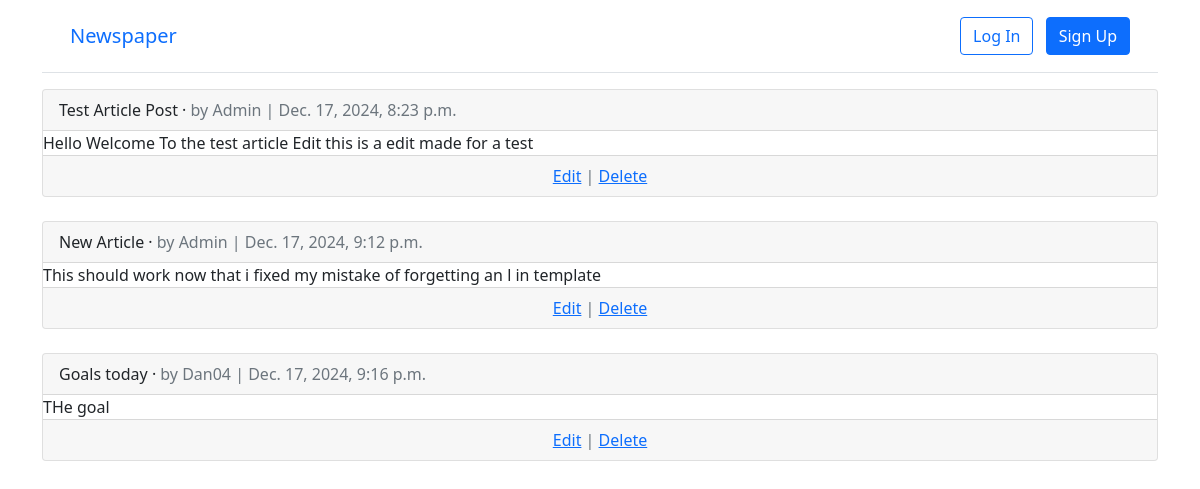
The app's page /articles/ with its own data.
### articles/models.py (models this page shows, shortened)
class Article(models.Model):
    title = models.CharField(max_length=255)
    body = models.TextField()
    date = models.DateTimeField(auto_now_add=True)
    author = models.ForeignKey(
        settings.AUTH_USER_MODEL,
        on_delete=models.CASCADE,
    )

### articles/views.py (the view)
# urls.py: path('', ArticleListView.as_view(), name="article_list"),
class ArticleListView(ListView):
    model = Article
    template_name = "article_list.html"

### templates/article_list.html (shortened to what this page needs)
{% extends "base.html" %}
{% block content %}
{% for article in article_list %}
  <div class="card">
    <div class="card-header">
      <span class="font-weight-bold">{{ article.title }}</span> &middot;
      <span class="text-muted">by {{ article.author }} |
      {{ article.date }}</span>
    </div>
    <div class="classbody">
      {{ article.body }}
    </div>
    <div class="card-footer text-center text-muted">
      <a href="{% url 'article_edit' article.pk %}">Edit</a> |
      <a href="{% url 'article_delete' article.pk %}">Delete</a>
    </div>
  </div>
  <br />
{% endfor %}
{% endblock content %}

### templates/base.html (shortened to what this page needs)
<!DOCTYPE html>
<html>
<head>
  <link href="https://cdn.jsdelivr.net/npm/bootstrap@5.1.3/dist/css/bootstrap.min.css" rel="stylesheet">
</head>
<body>
  <div class="container">
    <header class="p-3 mb-3 border-bottom">
      <div class="container">
        <div class="d-flex flex-wrap align-items-center justify-content-center
          justify-content-lg-start">
          <a class="navbar-brand" href="{% url 'home' %}">Newspaper</a>
          {% if user.is_authenticated %}
            <li><a href="{% url 'article_new' %}" class="nav-link px-2 link-dark">+ New</a></li>
          </ul>
          <div class="dropdown text-end">
            <a href="#" class="d-block link-dark text-decoration-none dropdown-toggle"
              id="dropdownUser1" data-bs-toggle="dropdown" aria-expanded="false">
              {{ user.username }}
            </a>
            <ul class="dropdown-menu text-small" aria-labelledby="dropdownUser1">
              <li><a class="dropdown-item" href="{% url 'password_change'%}">
                Change password</a></li>
              <li><a class="dropdown-item" href="{% url 'logout' %}">Log Out</a></li>
            </ul>
          </div>
          {% else %}
          <div class="text-end">
            <a href="{% url 'login' %}" class ="btn btn-outline-primary me-2">
              Log In</a>
            <a href="{% url 'signup' %}" class="btn btn-primary">Sign Up</a>
          </div>
          {% endif %}
        </div>
      </div>
    </header>
  <main>
    {%block content %}
    {% endblock content %}
  </main>
</body>
</html>

### records on screen
Article: title "Test Article Post", author "Admin", date "Dec. 17, 2024, 8:23 p.m.", body "Hello Welcome To the test article Edit this is a edit made for a test"
Article: title "New Article", author "Admin", date "Dec. 17, 2024, 9:12 p.m.", body "This should work now that i fixed my mistake of forgetting an l in template"
Article: title "Goals today", author "Dan04", date "Dec. 17, 2024, 9:16 p.m.", body "THe goal"
